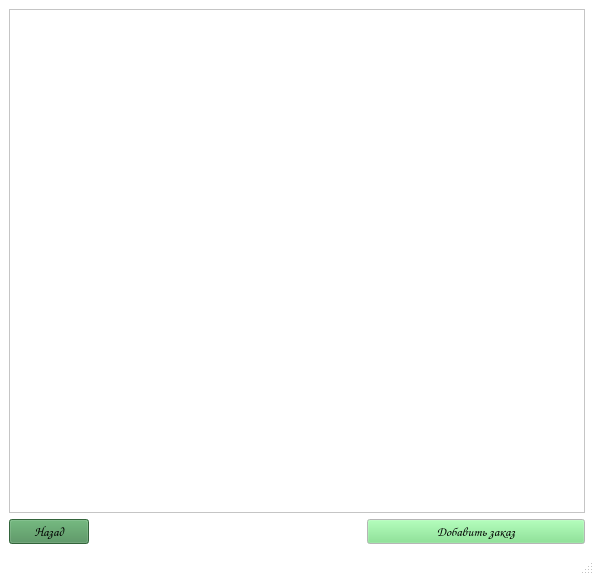
<?xml version="1.0" encoding="UTF-8"?>
<ui version="4.0">
 <class>MainWindow</class>
 <widget class="QMainWindow" name="MainWindow">
  <property name="geometry">
   <rect>
    <x>0</x>
    <y>0</y>
    <width>594</width>
    <height>575</height>
   </rect>
  </property>
  <property name="palette">
   <palette>
    <active>
     <colorrole role="WindowText">
      <brush brushstyle="SolidPattern">
       <color alpha="255">
        <red>0</red>
        <green>0</green>
        <blue>0</blue>
       </color>
      </brush>
     </colorrole>
     <colorrole role="Button">
      <brush brushstyle="SolidPattern">
       <color alpha="255">
        <red>118</red>
        <green>227</green>
        <blue>131</blue>
       </color>
      </brush>
     </colorrole>
     <colorrole role="Light">
      <brush brushstyle="SolidPattern">
       <color alpha="255">
        <red>218</red>
        <green>255</green>
        <blue>222</blue>
       </color>
      </brush>
     </colorrole>
     <colorrole role="Midlight">
      <brush brushstyle="SolidPattern">
       <color alpha="255">
        <red>168</red>
        <green>241</green>
        <blue>176</blue>
       </color>
      </brush>
     </colorrole>
     <colorrole role="Dark">
      <brush brushstyle="SolidPattern">
       <color alpha="255">
        <red>59</red>
        <green>113</green>
        <blue>66</blue>
       </color>
      </brush>
     </colorrole>
     <colorrole role="Mid">
      <brush brushstyle="SolidPattern">
       <color alpha="255">
        <red>79</red>
        <green>151</green>
        <blue>87</blue>
       </color>
      </brush>
     </colorrole>
     <colorrole role="Text">
      <brush brushstyle="SolidPattern">
       <color alpha="255">
        <red>0</red>
        <green>0</green>
        <blue>0</blue>
       </color>
      </brush>
     </colorrole>
     <colorrole role="BrightText">
      <brush brushstyle="SolidPattern">
       <color alpha="255">
        <red>255</red>
        <green>255</green>
        <blue>255</blue>
       </color>
      </brush>
     </colorrole>
     <colorrole role="ButtonText">
      <brush brushstyle="SolidPattern">
       <color alpha="255">
        <red>0</red>
        <green>0</green>
        <blue>0</blue>
       </color>
      </brush>
     </colorrole>
     <colorrole role="Base">
      <brush brushstyle="SolidPattern">
       <color alpha="255">
        <red>255</red>
        <green>255</green>
        <blue>255</blue>
       </color>
      </brush>
     </colorrole>
     <colorrole role="Window">
      <brush brushstyle="SolidPattern">
       <color alpha="255">
        <red>255</red>
        <green>255</green>
        <blue>255</blue>
       </color>
      </brush>
     </colorrole>
     <colorrole role="Shadow">
      <brush brushstyle="SolidPattern">
       <color alpha="255">
        <red>0</red>
        <green>0</green>
        <blue>0</blue>
       </color>
      </brush>
     </colorrole>
     <colorrole role="AlternateBase">
      <brush brushstyle="SolidPattern">
       <color alpha="255">
        <red>186</red>
        <green>241</green>
        <blue>193</blue>
       </color>
      </brush>
     </colorrole>
     <colorrole role="ToolTipBase">
      <brush brushstyle="SolidPattern">
       <color alpha="255">
        <red>255</red>
        <green>255</green>
        <blue>220</blue>
       </color>
      </brush>
     </colorrole>
     <colorrole role="ToolTipText">
      <brush brushstyle="SolidPattern">
       <color alpha="255">
        <red>0</red>
        <green>0</green>
        <blue>0</blue>
       </color>
      </brush>
     </colorrole>
     <colorrole role="PlaceholderText">
      <brush brushstyle="NoBrush">
       <color alpha="128">
        <red>0</red>
        <green>0</green>
        <blue>0</blue>
       </color>
      </brush>
     </colorrole>
    </active>
    <inactive>
     <colorrole role="WindowText">
      <brush brushstyle="SolidPattern">
       <color alpha="255">
        <red>0</red>
        <green>0</green>
        <blue>0</blue>
       </color>
      </brush>
     </colorrole>
     <colorrole role="Button">
      <brush brushstyle="SolidPattern">
       <color alpha="255">
        <red>118</red>
        <green>227</green>
        <blue>131</blue>
       </color>
      </brush>
     </colorrole>
     <colorrole role="Light">
      <brush brushstyle="SolidPattern">
       <color alpha="255">
        <red>218</red>
        <green>255</green>
        <blue>222</blue>
       </color>
      </brush>
     </colorrole>
     <colorrole role="Midlight">
      <brush brushstyle="SolidPattern">
       <color alpha="255">
        <red>168</red>
        <green>241</green>
        <blue>176</blue>
       </color>
      </brush>
     </colorrole>
     <colorrole role="Dark">
      <brush brushstyle="SolidPattern">
       <color alpha="255">
        <red>59</red>
        <green>113</green>
        <blue>66</blue>
       </color>
      </brush>
     </colorrole>
     <colorrole role="Mid">
      <brush brushstyle="SolidPattern">
       <color alpha="255">
        <red>79</red>
        <green>151</green>
        <blue>87</blue>
       </color>
      </brush>
     </colorrole>
     <colorrole role="Text">
      <brush brushstyle="SolidPattern">
       <color alpha="255">
        <red>0</red>
        <green>0</green>
        <blue>0</blue>
       </color>
      </brush>
     </colorrole>
     <colorrole role="BrightText">
      <brush brushstyle="SolidPattern">
       <color alpha="255">
        <red>255</red>
        <green>255</green>
        <blue>255</blue>
       </color>
      </brush>
     </colorrole>
     <colorrole role="ButtonText">
      <brush brushstyle="SolidPattern">
       <color alpha="255">
        <red>0</red>
        <green>0</green>
        <blue>0</blue>
       </color>
      </brush>
     </colorrole>
     <colorrole role="Base">
      <brush brushstyle="SolidPattern">
       <color alpha="255">
        <red>255</red>
        <green>255</green>
        <blue>255</blue>
       </color>
      </brush>
     </colorrole>
     <colorrole role="Window">
      <brush brushstyle="SolidPattern">
       <color alpha="255">
        <red>255</red>
        <green>255</green>
        <blue>255</blue>
       </color>
      </brush>
     </colorrole>
     <colorrole role="Shadow">
      <brush brushstyle="SolidPattern">
       <color alpha="255">
        <red>0</red>
        <green>0</green>
        <blue>0</blue>
       </color>
      </brush>
     </colorrole>
     <colorrole role="AlternateBase">
      <brush brushstyle="SolidPattern">
       <color alpha="255">
        <red>186</red>
        <green>241</green>
        <blue>193</blue>
       </color>
      </brush>
     </colorrole>
     <colorrole role="ToolTipBase">
      <brush brushstyle="SolidPattern">
       <color alpha="255">
        <red>255</red>
        <green>255</green>
        <blue>220</blue>
       </color>
      </brush>
     </colorrole>
     <colorrole role="ToolTipText">
      <brush brushstyle="SolidPattern">
       <color alpha="255">
        <red>0</red>
        <green>0</green>
        <blue>0</blue>
       </color>
      </brush>
     </colorrole>
     <colorrole role="PlaceholderText">
      <brush brushstyle="NoBrush">
       <color alpha="128">
        <red>0</red>
        <green>0</green>
        <blue>0</blue>
       </color>
      </brush>
     </colorrole>
    </inactive>
    <disabled>
     <colorrole role="WindowText">
      <brush brushstyle="SolidPattern">
       <color alpha="255">
        <red>59</red>
        <green>113</green>
        <blue>66</blue>
       </color>
      </brush>
     </colorrole>
     <colorrole role="Button">
      <brush brushstyle="SolidPattern">
       <color alpha="255">
        <red>118</red>
        <green>227</green>
        <blue>131</blue>
       </color>
      </brush>
     </colorrole>
     <colorrole role="Light">
      <brush brushstyle="SolidPattern">
       <color alpha="255">
        <red>218</red>
        <green>255</green>
        <blue>222</blue>
       </color>
      </brush>
     </colorrole>
     <colorrole role="Midlight">
      <brush brushstyle="SolidPattern">
       <color alpha="255">
        <red>168</red>
        <green>241</green>
        <blue>176</blue>
       </color>
      </brush>
     </colorrole>
     <colorrole role="Dark">
      <brush brushstyle="SolidPattern">
       <color alpha="255">
        <red>59</red>
        <green>113</green>
        <blue>66</blue>
       </color>
      </brush>
     </colorrole>
     <colorrole role="Mid">
      <brush brushstyle="SolidPattern">
       <color alpha="255">
        <red>79</red>
        <green>151</green>
        <blue>87</blue>
       </color>
      </brush>
     </colorrole>
     <colorrole role="Text">
      <brush brushstyle="SolidPattern">
       <color alpha="255">
        <red>59</red>
        <green>113</green>
        <blue>66</blue>
       </color>
      </brush>
     </colorrole>
     <colorrole role="BrightText">
      <brush brushstyle="SolidPattern">
       <color alpha="255">
        <red>255</red>
        <green>255</green>
        <blue>255</blue>
       </color>
      </brush>
     </colorrole>
     <colorrole role="ButtonText">
      <brush brushstyle="SolidPattern">
       <color alpha="255">
        <red>59</red>
        <green>113</green>
        <blue>66</blue>
       </color>
      </brush>
     </colorrole>
     <colorrole role="Base">
      <brush brushstyle="SolidPattern">
       <color alpha="255">
        <red>255</red>
        <green>255</green>
        <blue>255</blue>
       </color>
      </brush>
     </colorrole>
     <colorrole role="Window">
      <brush brushstyle="SolidPattern">
       <color alpha="255">
        <red>255</red>
        <green>255</green>
        <blue>255</blue>
       </color>
      </brush>
     </colorrole>
     <colorrole role="Shadow">
      <brush brushstyle="SolidPattern">
       <color alpha="255">
        <red>0</red>
        <green>0</green>
        <blue>0</blue>
       </color>
      </brush>
     </colorrole>
     <colorrole role="AlternateBase">
      <brush brushstyle="SolidPattern">
       <color alpha="255">
        <red>118</red>
        <green>227</green>
        <blue>131</blue>
       </color>
      </brush>
     </colorrole>
     <colorrole role="ToolTipBase">
      <brush brushstyle="SolidPattern">
       <color alpha="255">
        <red>255</red>
        <green>255</green>
        <blue>220</blue>
       </color>
      </brush>
     </colorrole>
     <colorrole role="ToolTipText">
      <brush brushstyle="SolidPattern">
       <color alpha="255">
        <red>0</red>
        <green>0</green>
        <blue>0</blue>
       </color>
      </brush>
     </colorrole>
     <colorrole role="PlaceholderText">
      <brush brushstyle="NoBrush">
       <color alpha="128">
        <red>0</red>
        <green>0</green>
        <blue>0</blue>
       </color>
      </brush>
     </colorrole>
    </disabled>
   </palette>
  </property>
  <property name="windowTitle">
   <string>MainWindow</string>
  </property>
  <widget class="QWidget" name="centralwidget">
   <layout class="QVBoxLayout" name="verticalLayout" stretch="9,1">
    <item>
     <widget class="QTableWidget" name="order_table"/>
    </item>
    <item>
     <layout class="QHBoxLayout" name="horizontalLayout_2" stretch="1,5,4">
      <item>
       <widget class="QPushButton" name="back_btn">
        <property name="font">
         <font>
          <family>Comic Sans MS</family>
          <pointsize>10</pointsize>
         </font>
        </property>
        <property name="styleSheet">
         <string notr="true">background-color: rgb(71, 140, 83);</string>
        </property>
        <property name="text">
         <string>Назад</string>
        </property>
       </widget>
      </item>
      <item>
       <spacer name="horizontalSpacer">
        <property name="orientation">
         <enum>Qt::Horizontal</enum>
        </property>
        <property name="sizeHint" stdset="0">
         <size>
          <width>40</width>
          <height>20</height>
         </size>
        </property>
       </spacer>
      </item>
      <item>
       <widget class="QPushButton" name="order_add_btn">
        <property name="font">
         <font>
          <family>Comic Sans MS</family>
          <pointsize>10</pointsize>
         </font>
        </property>
        <property name="text">
         <string>Добавить заказ</string>
        </property>
       </widget>
      </item>
     </layout>
    </item>
   </layout>
  </widget>
  <widget class="QStatusBar" name="statusbar"/>
 </widget>
 <resources/>
 <connections/>
</ui>
